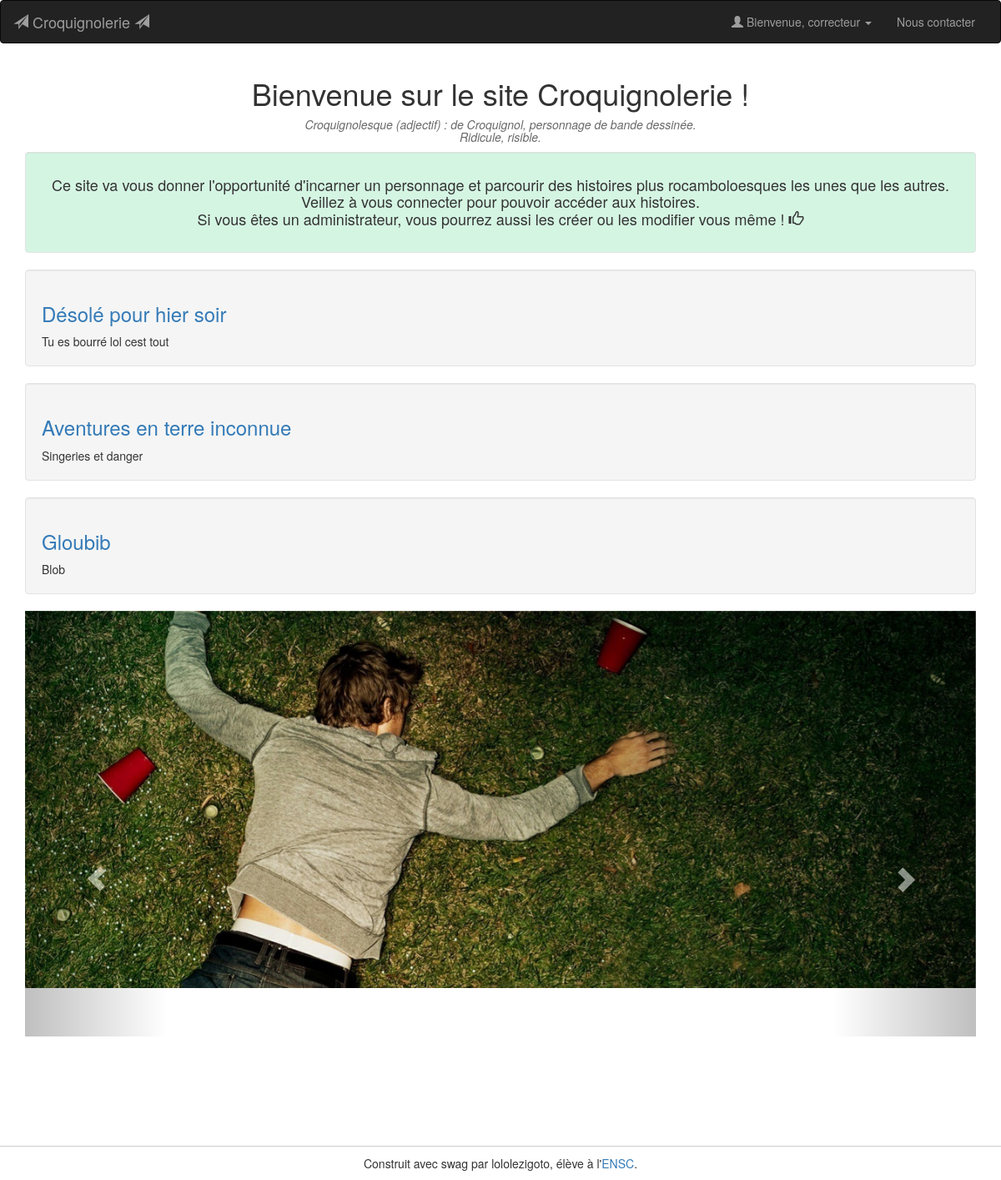
/index.php (signed in), run on the app's committed database.
### tables this page shows
CREATE TABLE `histoires` (
  `id_histoire` int(11) NOT NULL,
  `nom_histoire` varchar(100) DEFAULT NULL,
  `description_histoire` text,
  `image_histoire` varchar(100) DEFAULT NULL,
  `id_first_page` int(11) DEFAULT '1',
  `nb_parties` int(11) DEFAULT '0',
  `nb_victoires` int(11) NOT NULL DEFAULT '0',
  `nb_echecs` int(11) NOT NULL DEFAULT '0',
  `isHidden` tinyint(1) NOT NULL DEFAULT '0'
);

### index.php (the view, shortened to what this page needs)
<!doctype html>
<html>
<head>
    <link href="lib/bootstrap/css/bootstrap.min.css" rel="stylesheet">
    <link href="css/style.css" rel="stylesheet">
</head>
<body>
<?php
require_once("includes/connect.php");
if(!empty($_SESSION['user']))
    require_once("includes/navbar_connected.php");
else
    require_once("includes/navbar.php");
    $nbhistoire = $response->rowCount(); ?>
<div class="container">
<header>
  <h1 class="center">Bienvenue sur le site Croquignolerie !</h1>
  <h5 class="def"> <em>Croquignolesque (adjectif) : de Croquignol, personnage de bande dessinée. <br/>
  Ridicule, risible.</em></h5>
    <div class="well" style="background-color: #D5F5E3;" >
  <h4 class="center">Ce site va vous donner l'opportunité d'incarner un personnage et parcourir des histoires plus rocamboloesques les unes que les autres.
      <br/>
      Veillez à vous connecter pour pouvoir accéder aux histoires. <br/>
      Si vous êtes un administrateur, vous pourrez aussi les créer ou les modifier vous même !  <span class ="glyphicon glyphicon-thumbs-up"> </span>
  </h4>
</header>
<?php
    $maRequete = "SELECT * FROM histoires";
    $response = $BDD->query($maRequete);
    $tab = $response->fetchAll();
    foreach ($tab as $key => $ligne) {
        $id = $ligne["id_histoire"];
        $title = $ligne["nom_histoire"];
        $des_courte = $ligne["description_histoire"];
        $isHidden=$ligne["isHidden"];
        ?>
<article>
            <?php
            if($isHidden==0)
            {
              if(!empty($_SESSION['user'])) {?>
                <div class="well"     >
                <h3><a class="link" href="histoire.php?id=<?=$id?>"><?=$title ?></a></h3>
            <?php
                echo $des_courte; ?>
            </div>
                <?php } else {?>
                <h3><?=$title ?></h3>
            <p class="movieContent"><?= $des_courte?></p>
            <?php
            }
            ?>
</article>
<?php }
}?>
</div>
<div class="container">
<div data-ride="carousel" class="carousel slide" id="carousel-example-generic">
      <ol class="carousel-indicators">
        <li class="active" data-slide-to="0" data-target="#carousel-example-generic"></li>
        <li data-slide-to="1" data-target="#carousel-example-generic" class=""></li>
        <li data-slide-to="2" data-target="#carousel-example-generic" class=""></li>
      </ol>
      <div class="carousel-inner">
        <div class="item active">
          <img alt="First slide" data-src="holder.js/900x500/auto/#777:#555/text:First slide" src="images/defonce.jpg">
        </div>
      </div>
      <a data-slide="prev" href="#carousel-example-generic" class="left carousel-control">
        <span class="glyphicon glyphicon-chevron-left"></span>
      </a>
      <a data-slide="next" href="#carousel-example-generic" class="right carousel-control">
        <span class="glyphicon glyphicon-chevron-right"></span>
      </a>
    </div>
</div>
</body>
</html>
        <footer class="footer">
    Construit avec swag par lololezigoto, élève à l'<a href="https://www.ensc.fr">ENSC</a>.
</footer>    </div>
<script src="lib/bootstrap/js/bootstrap.min.js"></script></body>
</html>

### css/style.css (style rules this page uses)
.footer { border-top: 1px solid #ccc; padding-top: 10px; margin-bottom: 10px; text-align: center; }
.center { text-align: center; }
.def { text-align: center; color: dimgray; }

### data on the page
histoires: nom_histoire "Désolé pour hier soir", description_histoire "Tu es bourré lol cest tout"
histoires: nom_histoire "Aventures en terre inconnue", description_histoire "Singeries et danger"
histoires: nom_histoire "Gloubib", description_histoire "Blob"

### other printed values
$_SESSION['user'] "correcteur"
